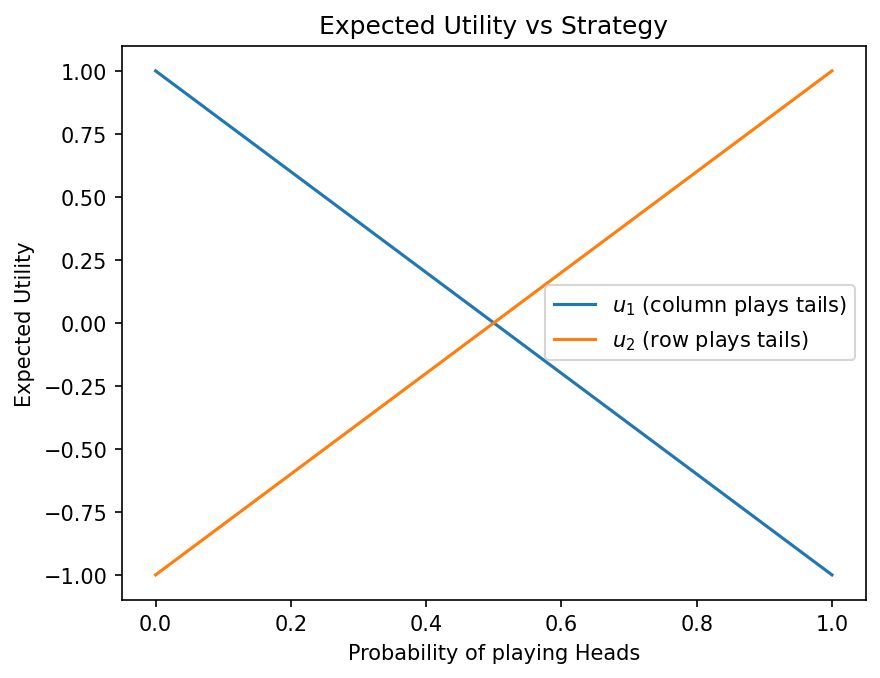

Write the Python code that produced this figure.
import matplotlib as mpl
import matplotlib.pyplot as plt
import numpy as np

mpl.rcParams.update({"figure.facecolor": "white", "axes.facecolor": "white"})

x = np.linspace(0, 1, 100)

fig, ax = plt.subplots()
ax.plot(x, 1 - 2 * x, label=r"$u_1$ (column plays tails)")
ax.plot(x, 2 * x - 1, label=r"$u_2$ (row plays tails)")
ax.set_xlabel("Probability of playing Heads")
ax.set_ylabel("Expected Utility")
ax.legend()
ax.set_title("Expected Utility vs Strategy")

fig.savefig("main.png", bbox_inches="tight", dpi=150)
